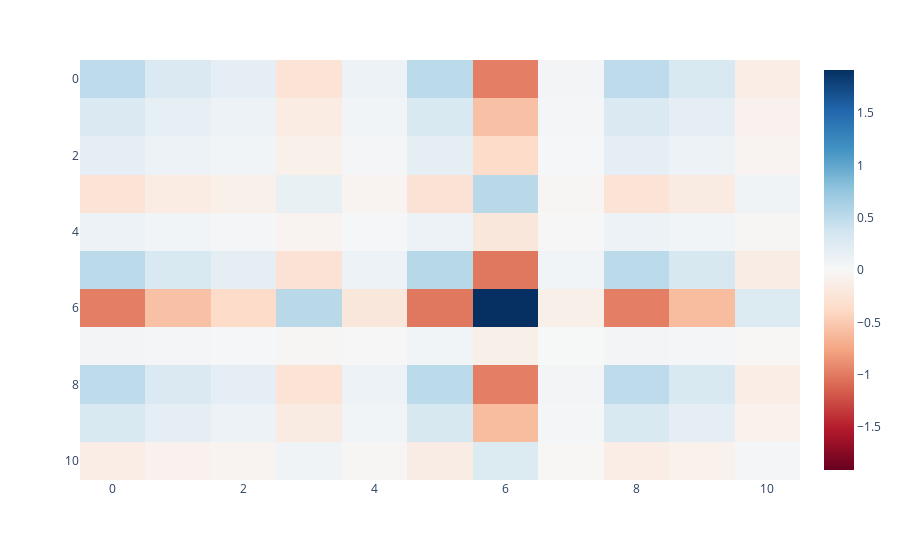

This figure's notebook cell:
### Code cell
print(dot_products.shape)
imshow_div(dot_products)
